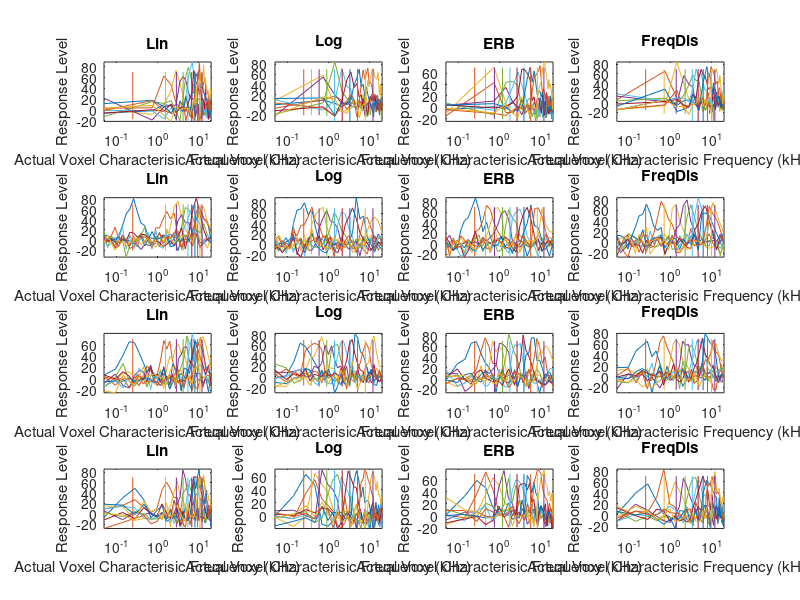
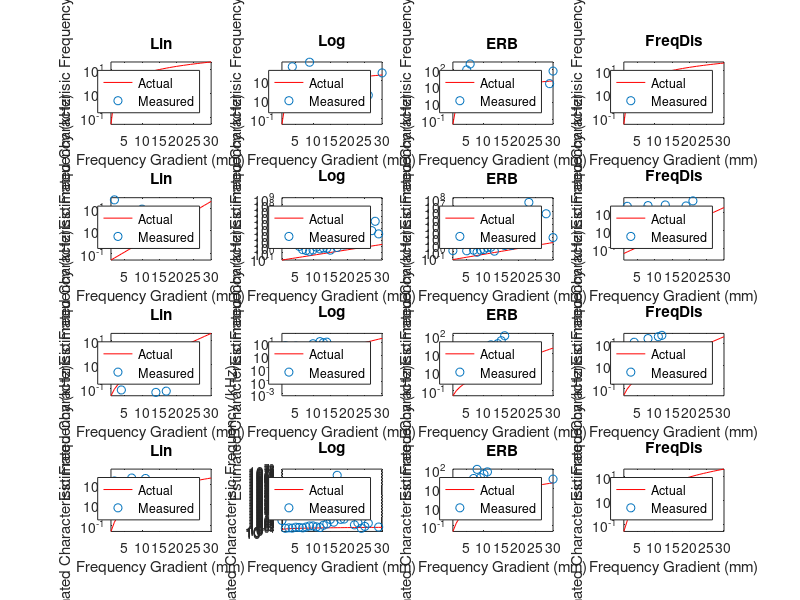

These figures' MATLAB source, in order:
function data = fMRIFreqMagModel
% Model of Frequency magnification imaged using fMRI
% effect on stimulus spacing on recorded response compared to underlying
% spacing of neuron/voxel characterisic frequency spacing

%% TO DO
% Add spread of HMDR - apply to voxel response
% Add noise
% Add frequency selectivity spacing
% create bandpass noise stimuli
% each voxel contain many tuning curves - loop current code for each voxel
% and take weighted average - then convovle with gaussian Hymodynmaic
% spread response
% plot superimposed stimuli responses
% plot neuron response as line, voxel as point
% 30 random numbers - create coiefient 

clc; close all

%% Neuronal population Magnification domain fucntion
% VoxelMagSpace = {str2func('@lcfNErb'),str2func('@FreqDisMagDom')};
% VoxelMagSpace2Freq = {str2func('@lcfInvNErb'),str2func('@FreqDisMagDom2Fre')};
% VoxelFilterWidth = {str2func('@lcfErb'),str2func('@FreqDisMagDom2Freq')};

%% Neuronal population Magnification domain fucntion
VoxelMagSpace = {str2func('@lcfNErb')};
VoxelMagSpace2Freq = {str2func('@lcfInvNErb')};
VoxelFilterWidth = {str2func('@lcfErb'),str2func('@lcfErb'),str2func('@lcfErb'),str2func('@lcfErb')};

%% Stimuli Magnification domain functions
% magDomain,magScale2F,magFilterWidth
StimMagDomain = {str2func('@LinMagDom'),str2func('@LogMagDom'),str2func('@lcfNErb'),str2func('@FreqDisMagDom')};
StimMagDomain2Freq = {str2func('@LinMagDom2Freq'),str2func('@LogMagDom2Freq'),str2func('@lcfInvNErb'),str2func('@FreqDisMagDom2Freq')};
StimSpacingNames = {'Lin','Log','ERB','FreqDis'};   % names for graph titles for each stimulus spacing - must be in same order as StimMagDomain and StimMagDomain2Freq variables

%% Stimuli Properties
StimHighFreq = 12;  % highest frequency to test
StimLowFreq = 0.25; % lowest frequency to test
StimNum = 10;   % number of stimulus
StimdB = 70;
%% Voxel Population Properties
% Auditory system properties
HighFreq = 20;  % Highest frequency of the system
LowFreq = 0.05; % Lowest frequency of the system
Gradient = 30; % length of gradient in mm
nNeurons = 100000; % number of neurons per mm
% Imaging Properties
Resolution = 1;  % resolution of imaging in mm
nVoxels = Gradient/Resolution; % number of voxels
NeuronDensity = nNeurons .* Resolution; % number of neurons in each voxel
HDspread = 3; % spread of hemodynamic response in mm

% Spacing Properites
C = 1; % constant scaling for voxel tuning width

VoxelMagSpace = StimMagDomain ;
VoxelMagSpace2Freq = StimMagDomain2Freq;

VMD = cell(length(VoxelMagSpace),1);
SMD = struct('VoxRes', ones(StimNum,nVoxels), ...
    'VCharaFreq', ones(nVoxels), ...
    'fMRIdata', ones(nVoxels));
Res = cell(length(StimMagDomain),1);
PlotIndex = [0 4 8 12]

for iVMD = 1:length(VoxelMagSpace)
    % Spacing Properites
    data.VoxelProp(iVMD)  = VoxelProperties(LowFreq,HighFreq,nVoxels,C,VoxelMagSpace{iVMD},VoxelMagSpace2Freq{iVMD},VoxelFilterWidth{iVMD});    %     (LowFreq,HighFreq,nVoxels,C,magDomain,magScale2F,magFilterWidth)
    
    for iSMD = 1:length(StimMagDomain)
        %% create stimuli frequencies for each spacing
        StimFreq = StimMagDomain2Freq{iSMD}(linspace(StimMagDomain{iSMD}(StimLowFreq),StimMagDomain{iSMD}(StimHighFreq),StimNum)); % frequencies of stimuli - 3D matrix for band limited noise
        
        %% create stimuli gain structure
        StimLev = ones(size(StimFreq)).*StimdB; % can use to model filter response
        
        %% loop for each voxel
         figure (1)
        for i = 1:length(StimFreq)
            SMD.VoxRes(i,:) = VoxelResponse (StimFreq(i),StimLev,data.VoxelProp(iVMD).VFreqC,data.VoxelProp(iVMD).p);
            subplot(length(VoxelMagSpace),length(StimMagDomain),iSMD + PlotIndex(iVMD));
            plot(data.VoxelProp(iVMD).VFreqC,SMD.VoxRes(i,:)), set(gca,'XScale','log'),title (StimSpacingNames{iSMD}), xlabel('Actual Voxel Characterisic Frequency (kHz)'), ylabel('Response Level'), axis tight
            hold on
            line(repmat(StimFreq(i),1,2),[min(ylim) StimLev(i)])
        end
        
        % weight average response for each voxel in stimuli domain (stimuli domain because stimuli ID used for calulation)
        %         for i = 1:nVoxels
        SMD.VCharaFreq = VoxelCharacterFrequency (StimFreq, SMD.VoxRes,StimMagDomain{iSMD},StimMagDomain2Freq{iSMD});
        %         end
        
        %% fMRI response data
        %% convolve with Hemodynamic spread
        %         SMD.fMRIdata(iSMD) = fMRIResponse (SMD.VCharaFreq(iSMD),HDspread);
        
        Res{iSMD}= SMD;
        
    end
    data.VMD{iVMD,1} = Res;
end  
    %% plot Voxel characterisic frequencies - actual vs measured
    for iVMD = 1:length(VoxelMagSpace)
        figure (2)
        for iSMD = 1:length(StimMagDomain)
            subplot(length(VoxelMagSpace),length(StimMagDomain),iSMD + PlotIndex(iVMD));
            plot (1:nVoxels,data.VoxelProp(iVMD).VFreqC, 'r'), axis tight
            hold on
            scatter (1:nVoxels,data.VMD{iVMD,1}{iSMD ,1}.VCharaFreq)
            set(gca,'YScale','log'), xlabel('Frequency Gradient (mm)'), ylabel('Estimated Characterisic Frequency (kHz)'),title (StimSpacingNames{iSMD}),legend('Actual','Measured','Location','SouthEast')
        end
    end
    
% end

end
function Response = VoxelResponse (StimF,StimLev,VoxelFreqC,p)
StimInt = 10.^(StimLev/10);
Int = zeros(1,length(VoxelFreqC)); % Response intensity for each Voxel
for I = 1:length(VoxelFreqC)
    for II = 1:length(StimF)
        g = abs((StimF(II)-VoxelFreqC(I))/VoxelFreqC(I));
        fw=(1+(p(I)*g)).*exp(-p(I)*g); %Two parameter roex
        Int(I) = Int(I)+fw*StimInt(II);
    end
end
NoiseLev = 10;
noise = randn (1,length(VoxelFreqC)).*NoiseLev;
Response = 10*log10(max(Int,1)); % Threshold intensity response and convert to dB
Response = Response + noise; %% set negative values to 0
% Response = Int; % no threshold
% Response = max(Int,1);
end
function VCharaFreq = VoxelCharacterFrequency (StimFreq, VoxRes,StimMagDomain,StimMagDomain2Freq)
VCharaFreq = zeros(length(VoxRes),1);
StimFreqStimDomain = StimMagDomain(StimFreq);
for i = 1:length(VoxRes)
    VCharaFreq (i) = sum((StimFreqStimDomain'.*VoxRes(:,i)))./sum(VoxRes(:,i)); % need to convert to linear spacing - convert to mag domain then convert back for characteristic frequencies
end
VCharaFreq(isnan(VCharaFreq)) = 0 ;

VCharaFreq = StimMagDomain2Freq(VCharaFreq);
%% need to convert back to frequency domain
end
function Response = fMRIResponse (StimF,StimLev,VoxelFreqC,p)
% hemodynamic spread
%% Parkes (2005) at 3 T
%% Find paper for 7T - around 2.3 mm
% FWHM GE = 3.9 +/- 0.7 mm, SE = 3.4 +/- 0.8
StimInt = 10.^(StimLev/10);
Int = zeros(1,length(VoxelFreqC)); % Response intensity for each Voxel
for I = 1:length(VoxelFreqC)
    for II = 1:length(StimF)
        g = abs((StimF(II)-VoxelFreqC(I))/VoxelFreqC(I));
        fw=(1+(p(I)*g)).*exp(-p(I)*g); %Two parameter roex
        Int(I) = Int(I)+fw*StimInt(II);
    end
end
Response = 10*log10(max(Int,1)); % Threshold intensity response and convert to dB
% Response = Int; % no threshold
% Response = max(Int,1);
end
function VoxelProp = VoxelProperties(LowFreq,HighFreq,nVoxels,C,magDomain,magScale2F,magFilterWidth)
VoxelProp.VmagScale = linspace(magDomain(LowFreq),magDomain(HighFreq),nVoxels); % Linearly space in magnification scale domain (ERB, FS, LOG, LIN)
VoxelProp.VFreqC = magScale2F(VoxelProp.VmagScale);   % Voxel Characterisic Frequency - Convert maginification scale values to frequency values (kHz)
VoxelProp.VTuningWidth = magFilterWidth(VoxelProp.VFreqC); % Voxel frequency tuning width for each Voxel Charactersic Frequency (for each voxel)(Bandwidth in?)
VoxelProp.p = C*4*VoxelProp.VFreqC./VoxelProp.VTuningWidth; % Filter coefficient of each Voxel % VTuningWidth - population tuning width / populationERB
end
function y = LinMagDom(f)
y = f;
end
function f = LinMagDom2Freq(x)
f = x;
end
function y = LogMagDom(f)
y = log10(f);
end
function f = LogMagDom2Freq(x)
f = 10.^(x);
end
function erb = lcfErb(f)
% ***** lcfErb *****
% ERBs as per Glasberg and Moore (1990);
A = 24.7/1000; B = 4.37;
erb = A*(B*f+1);
end
function nerb = lcfNErb(f)
% ***** lcfNErb *****
% Converts frequency to ERB number;
A = 24.7/1000; B = 4.37;
nerb = 1/(A*B)*log(B*f+1);
end
function f = lcfInvNErb(nerb)
% ***** lcfInvNErb *****
% Converts ERB number to frequency;
A = 24.7/1000; B = 4.37;
f = 1/B*(exp(A*B*nerb)-1);
end
function DLF= FreqDisTuningWidth (f)

%% log DLF = a'sqrt(F) + k' + m'(SL^-1) % Nelson et al (1983)
% Nelson et al k' = -0.15, m' = 5.056, a' = 0.0214

%% Weir (1977) = log DLF = a sqrt(F) + b % depended on dB SL

a = 0.0214; k = -0.15; m = 5.056; SL = 40;

DLF = log10(a(sqrt(f)) + k + m(SL^-1));


% FreqSelTunWid = f;
end
function y = FreqDisMagDom(f)
%% number of Freq Selectivity units
a = 0.0214; k = -0.15; m = 5.056; SL = 35;
y = exp(a .* sqrt(f) + k + m.*(SL.^-1));
end
function f = FreqDisMagDom2Freq(x)
a = 0.0214; k = -0.15; m = 5.056; SL = 35;
f = ((log(x) - (k + m.*(SL.^-1)))./a).^2;
end